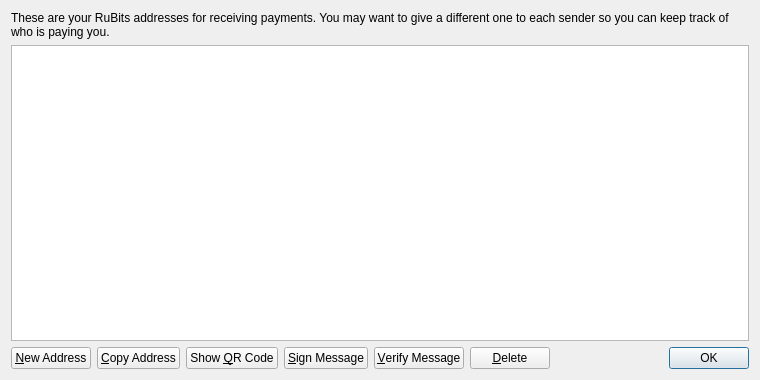
<?xml version="1.0" encoding="UTF-8"?>
<ui version="4.0">
 <class>AddressBookPage</class>
 <widget class="QWidget" name="AddressBookPage">
  <property name="geometry">
   <rect>
    <x>0</x>
    <y>0</y>
    <width>760</width>
    <height>380</height>
   </rect>
  </property>
  <property name="windowTitle">
   <string>Address Book</string>
  </property>
  <layout class="QVBoxLayout" name="verticalLayout">
   <item>
    <widget class="QLabel" name="labelExplanation">
     <property name="text">
      <string>These are your RuBits addresses for receiving payments. You may want to give a different one to each sender so you can keep track of who is paying you.</string>
     </property>
     <property name="textFormat">
      <enum>Qt::PlainText</enum>
     </property>
     <property name="wordWrap">
      <bool>true</bool>
     </property>
    </widget>
   </item>
   <item>
    <widget class="QTableView" name="tableView">
     <property name="contextMenuPolicy">
      <enum>Qt::CustomContextMenu</enum>
     </property>
     <property name="toolTip">
      <string>Double-click to edit address or label</string>
     </property>
     <property name="tabKeyNavigation">
      <bool>false</bool>
     </property>
     <property name="alternatingRowColors">
      <bool>true</bool>
     </property>
     <property name="selectionMode">
      <enum>QAbstractItemView::SingleSelection</enum>
     </property>
     <property name="selectionBehavior">
      <enum>QAbstractItemView::SelectRows</enum>
     </property>
     <property name="sortingEnabled">
      <bool>true</bool>
     </property>
     <attribute name="verticalHeaderVisible">
      <bool>false</bool>
     </attribute>
    </widget>
   </item>
   <item>
    <layout class="QHBoxLayout" name="horizontalLayout">
     <item>
      <widget class="QPushButton" name="newAddressButton">
       <property name="toolTip">
        <string>Create a new address</string>
       </property>
       <property name="text">
        <string>&amp;New Address</string>
       </property>
       <property name="icon">
        <iconset resource="../bitcoin.qrc">
         <normaloff>:/icons/add</normaloff>:/icons/add</iconset>
       </property>
      </widget>
     </item>
     <item>
      <widget class="QPushButton" name="copyToClipboard">
       <property name="toolTip">
        <string>Copy the currently selected address to the system clipboard</string>
       </property>
       <property name="text">
        <string>&amp;Copy Address</string>
       </property>
       <property name="icon">
        <iconset resource="../bitcoin.qrc">
         <normaloff>:/icons/editcopy</normaloff>:/icons/editcopy</iconset>
       </property>
      </widget>
     </item>
     <item>
      <widget class="QPushButton" name="showQRCode">
       <property name="text">
        <string>Show &amp;QR Code</string>
       </property>
       <property name="icon">
        <iconset resource="../bitcoin.qrc">
         <normaloff>:/icons/qrcode</normaloff>:/icons/qrcode</iconset>
       </property>
      </widget>
     </item>
     <item>
      <widget class="QPushButton" name="signMessage">
       <property name="toolTip">
        <string>Sign a message to prove you own a Bitcoin address</string>
       </property>
       <property name="text">
        <string>&amp;Sign Message</string>
       </property>
       <property name="icon">
        <iconset resource="../bitcoin.qrc">
         <normaloff>:/icons/edit</normaloff>:/icons/edit</iconset>
       </property>
      </widget>
     </item>
     <item>
      <widget class="QPushButton" name="verifyMessage">
       <property name="toolTip">
        <string>Verify a message to ensure it was signed with a specified Bitcoin address</string>
       </property>
       <property name="text">
        <string>&amp;Verify Message</string>
       </property>
       <property name="icon">
        <iconset resource="../bitcoin.qrc">
         <normaloff>:/icons/transaction_0</normaloff>:/icons/transaction_0</iconset>
       </property>
      </widget>
     </item>
     <item>
      <widget class="QPushButton" name="deleteButton">
       <property name="toolTip">
        <string>Delete the currently selected address from the list. Only sending addresses can be deleted.</string>
       </property>
       <property name="text">
        <string>&amp;Delete</string>
       </property>
       <property name="icon">
        <iconset resource="../bitcoin.qrc">
         <normaloff>:/icons/remove</normaloff>:/icons/remove</iconset>
       </property>
      </widget>
     </item>
     <item>
      <spacer name="horizontalSpacer">
       <property name="orientation">
        <enum>Qt::Horizontal</enum>
       </property>
       <property name="sizeHint" stdset="0">
        <size>
         <width>40</width>
         <height>20</height>
        </size>
       </property>
      </spacer>
     </item>
     <item>
      <widget class="QDialogButtonBox" name="buttonBox">
       <property name="sizePolicy">
        <sizepolicy hsizetype="Maximum" vsizetype="Fixed">
         <horstretch>0</horstretch>
         <verstretch>0</verstretch>
        </sizepolicy>
       </property>
       <property name="standardButtons">
        <set>QDialogButtonBox::Ok</set>
       </property>
      </widget>
     </item>
    </layout>
   </item>
  </layout>
 </widget>
 <resources>
  <include location="../bitcoin.qrc"/>
 </resources>
 <connections/>
</ui>
